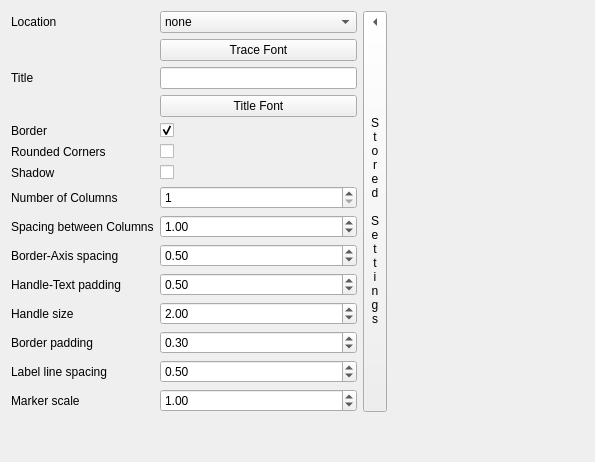
<?xml version="1.0" encoding="UTF-8"?>
<ui version="4.0">
 <class>ScatterPlotLegend</class>
 <widget class="QWidget" name="ScatterPlotLegend">
  <property name="geometry">
   <rect>
    <x>0</x>
    <y>0</y>
    <width>595</width>
    <height>462</height>
   </rect>
  </property>
  <property name="windowTitle">
   <string>Form</string>
  </property>
  <layout class="QGridLayout" name="gridLayout">
   <item row="0" column="1">
    <widget class="QLabel" name="label">
     <property name="text">
      <string>Location</string>
     </property>
    </widget>
   </item>
   <item row="0" column="2">
    <widget class="QComboBox" name="loc">
     <item>
      <property name="text">
       <string>none</string>
      </property>
     </item>
     <item>
      <property name="text">
       <string>best</string>
      </property>
     </item>
     <item>
      <property name="text">
       <string>upper right</string>
      </property>
     </item>
     <item>
      <property name="text">
       <string>upper left</string>
      </property>
     </item>
     <item>
      <property name="text">
       <string>lower left</string>
      </property>
     </item>
     <item>
      <property name="text">
       <string>lower right</string>
      </property>
     </item>
     <item>
      <property name="text">
       <string>right</string>
      </property>
     </item>
     <item>
      <property name="text">
       <string>center left</string>
      </property>
     </item>
     <item>
      <property name="text">
       <string>center right</string>
      </property>
     </item>
     <item>
      <property name="text">
       <string>lower center</string>
      </property>
     </item>
     <item>
      <property name="text">
       <string>upper center</string>
      </property>
     </item>
     <item>
      <property name="text">
       <string>center</string>
      </property>
     </item>
    </widget>
   </item>
   <item row="2" column="1">
    <widget class="QLabel" name="label_2">
     <property name="text">
      <string>Title</string>
     </property>
    </widget>
   </item>
   <item row="2" column="2">
    <widget class="QLineEdit" name="title"/>
   </item>
   <item row="4" column="1">
    <widget class="QLabel" name="label_3">
     <property name="text">
      <string>Border</string>
     </property>
    </widget>
   </item>
   <item row="4" column="2">
    <widget class="QCheckBox" name="frameon">
     <property name="text">
      <string/>
     </property>
     <property name="checked">
      <bool>true</bool>
     </property>
    </widget>
   </item>
   <item row="5" column="1">
    <widget class="QLabel" name="label_5">
     <property name="text">
      <string>Rounded Corners</string>
     </property>
    </widget>
   </item>
   <item row="5" column="2">
    <widget class="QCheckBox" name="fancybox">
     <property name="text">
      <string/>
     </property>
    </widget>
   </item>
   <item row="6" column="1">
    <widget class="QLabel" name="label_4">
     <property name="text">
      <string>Shadow</string>
     </property>
    </widget>
   </item>
   <item row="6" column="2">
    <widget class="QCheckBox" name="shadow">
     <property name="text">
      <string/>
     </property>
    </widget>
   </item>
   <item row="7" column="1">
    <widget class="QLabel" name="label_6">
     <property name="text">
      <string>Number of Columns</string>
     </property>
    </widget>
   </item>
   <item row="7" column="2">
    <widget class="QSpinBox" name="ncol">
     <property name="minimum">
      <number>1</number>
     </property>
     <property name="maximum">
      <number>20</number>
     </property>
    </widget>
   </item>
   <item row="8" column="1">
    <widget class="QLabel" name="label_7">
     <property name="text">
      <string>Spacing between Columns</string>
     </property>
    </widget>
   </item>
   <item row="8" column="2">
    <widget class="QDoubleSpinBox" name="columnspacing">
     <property name="maximum">
      <double>10.000000000000000</double>
     </property>
     <property name="value">
      <double>1.000000000000000</double>
     </property>
    </widget>
   </item>
   <item row="9" column="1">
    <widget class="QLabel" name="label_8">
     <property name="text">
      <string>Border-Axis spacing</string>
     </property>
    </widget>
   </item>
   <item row="9" column="2">
    <widget class="QDoubleSpinBox" name="borderaxespad">
     <property name="maximum">
      <double>10.000000000000000</double>
     </property>
     <property name="value">
      <double>0.500000000000000</double>
     </property>
    </widget>
   </item>
   <item row="10" column="1">
    <widget class="QLabel" name="label_9">
     <property name="text">
      <string>Handle-Text padding</string>
     </property>
    </widget>
   </item>
   <item row="10" column="2">
    <widget class="QDoubleSpinBox" name="handletextpad">
     <property name="maximum">
      <double>10.000000000000000</double>
     </property>
     <property name="value">
      <double>0.500000000000000</double>
     </property>
    </widget>
   </item>
   <item row="11" column="1">
    <widget class="QLabel" name="label_10">
     <property name="text">
      <string>Handle size</string>
     </property>
    </widget>
   </item>
   <item row="11" column="2">
    <widget class="QDoubleSpinBox" name="handlelength">
     <property name="maximum">
      <double>20.000000000000000</double>
     </property>
     <property name="value">
      <double>2.000000000000000</double>
     </property>
    </widget>
   </item>
   <item row="12" column="1">
    <widget class="QLabel" name="label_11">
     <property name="text">
      <string>Border padding</string>
     </property>
    </widget>
   </item>
   <item row="12" column="2">
    <widget class="QDoubleSpinBox" name="borderpad">
     <property name="maximum">
      <double>10.000000000000000</double>
     </property>
     <property name="value">
      <double>0.300000000000000</double>
     </property>
    </widget>
   </item>
   <item row="13" column="1">
    <widget class="QLabel" name="label_12">
     <property name="text">
      <string>Label line spacing</string>
     </property>
    </widget>
   </item>
   <item row="13" column="2">
    <widget class="QDoubleSpinBox" name="labelspacing">
     <property name="maximum">
      <double>10.000000000000000</double>
     </property>
     <property name="value">
      <double>0.500000000000000</double>
     </property>
    </widget>
   </item>
   <item row="14" column="1">
    <widget class="QLabel" name="label_13">
     <property name="text">
      <string>Marker scale</string>
     </property>
    </widget>
   </item>
   <item row="14" column="2">
    <widget class="QDoubleSpinBox" name="markerscale">
     <property name="maximum">
      <double>10.000000000000000</double>
     </property>
     <property name="value">
      <double>1.000000000000000</double>
     </property>
    </widget>
   </item>
   <item row="0" column="3" rowspan="15">
    <widget class="QStoredSettingsButton" name="storedSettingsButton">
     <property name="sizePolicy">
      <sizepolicy hsizetype="Fixed" vsizetype="Expanding">
       <horstretch>0</horstretch>
       <verstretch>0</verstretch>
      </sizepolicy>
     </property>
     <property name="maximumSize">
      <size>
       <width>26</width>
       <height>16777215</height>
      </size>
     </property>
     <property name="text">
      <string>S
t
o
r
e
d

S
e
t
t
i
n
g
s</string>
     </property>
     <property name="toolButtonStyle">
      <enum>Qt::ToolButtonTextUnderIcon</enum>
     </property>
     <property name="arrowType">
      <enum>Qt::LeftArrow</enum>
     </property>
    </widget>
   </item>
   <item row="0" column="4">
    <spacer name="horizontalSpacer">
     <property name="orientation">
      <enum>Qt::Horizontal</enum>
     </property>
     <property name="sizeHint" stdset="0">
      <size>
       <width>40</width>
       <height>20</height>
      </size>
     </property>
    </spacer>
   </item>
   <item row="15" column="2">
    <spacer name="verticalSpacer">
     <property name="orientation">
      <enum>Qt::Vertical</enum>
     </property>
     <property name="sizeHint" stdset="0">
      <size>
       <width>20</width>
       <height>40</height>
      </size>
     </property>
    </spacer>
   </item>
   <item row="1" column="2">
    <widget class="QTextOptionsButton" name="font">
     <property name="text">
      <string>Trace Font</string>
     </property>
    </widget>
   </item>
   <item row="3" column="2">
    <widget class="QTextOptionsButton" name="titleFont">
     <property name="text">
      <string>Title Font</string>
     </property>
    </widget>
   </item>
  </layout>
 </widget>
 <customwidgets>
  <customwidget>
   <class>QStoredSettingsButton</class>
   <extends>QToolButton</extends>
   <header>gui/QStoredSettingsButton</header>
   <slots>
    <slot>toggleWidget()</slot>
   </slots>
  </customwidget>
  <customwidget>
   <class>QTextOptionsButton</class>
   <extends>QPushButton</extends>
   <header>gui/QTextOptionsButton</header>
   <slots>
    <slot>showTextOptionsWidget()</slot>
   </slots>
  </customwidget>
 </customwidgets>
 <resources/>
 <connections>
  <connection>
   <sender>frameon</sender>
   <signal>toggled(bool)</signal>
   <receiver>fancybox</receiver>
   <slot>setEnabled(bool)</slot>
   <hints>
    <hint type="sourcelabel">
     <x>347</x>
     <y>143</y>
    </hint>
    <hint type="destinationlabel">
     <x>347</x>
     <y>162</y>
    </hint>
   </hints>
  </connection>
  <connection>
   <sender>storedSettingsButton</sender>
   <signal>clicked()</signal>
   <receiver>storedSettingsButton</receiver>
   <slot>toggleWidget()</slot>
   <hints>
    <hint type="sourcelabel">
     <x>392</x>
     <y>351</y>
    </hint>
    <hint type="destinationlabel">
     <x>392</x>
     <y>349</y>
    </hint>
   </hints>
  </connection>
  <connection>
   <sender>font</sender>
   <signal>clicked()</signal>
   <receiver>font</receiver>
   <slot>showTextOptionsWidget()</slot>
   <hints>
    <hint type="sourcelabel">
     <x>261</x>
     <y>51</y>
    </hint>
    <hint type="destinationlabel">
     <x>200</x>
     <y>55</y>
    </hint>
   </hints>
  </connection>
  <connection>
   <sender>titleFont</sender>
   <signal>clicked()</signal>
   <receiver>titleFont</receiver>
   <slot>showTextOptionsWidget()</slot>
   <hints>
    <hint type="sourcelabel">
     <x>228</x>
     <y>108</y>
    </hint>
    <hint type="destinationlabel">
     <x>254</x>
     <y>116</y>
    </hint>
   </hints>
  </connection>
 </connections>
</ui>
